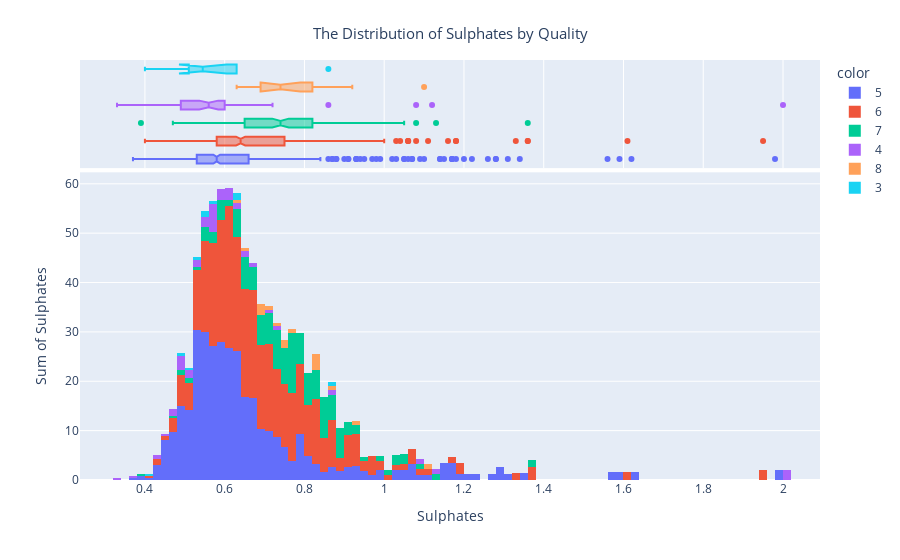

Notebook source saved alongside this figure:
### Code cell
fig = px.histogram(df['sulphates'], x="sulphates", y="sulphates", color=df['quality'], marginal="box")
fig.update_layout(yaxis_title='Sum of Sulphates', xaxis_title='Sulphates', title={'text': 'The Distribution of Sulphates by Quality','x': 0.5,'y': 0.95,'xanchor': 'center','yanchor': 'top','font': dict(size=15)})

### Figure 1 — Plotly figure (JSON) as saved in the notebook; plotly's stock layout.template omitted (floating-point values rounded to 4 significant figures; data arrays with more than 128 entries replaced by an {"elided": "..."} marker saying what was removed)
{"data": [{"alignmentgroup": "True", "bingroup": "x", "histfunc": "sum", "hovertemplate": "color=5<br>sulphates=%{x}<br>sum of sulphates=%{y}<extra></extra>", "legendgroup": "5", "marker": {"color": "#636efa", "pattern": {"shape": ""}}, "name": "5", "offsetgroup": "5", "orientation": "v", "showlegend": true, "type": "histogram", "x": {"elided": "577 float values"}, "xaxis": "x", "y": {"elided": "577 float values"}, "yaxis": "y"}, {"alignmentgroup": "True", "hovertemplate": "color=5<br>sulphates=%{x}<extra></extra>", "legendgroup": "5", "marker": {"color": "#636efa"}, "name": "5", "notched": true, "offsetgroup": "5", "showlegend": false, "type": "box", "x": {"elided": "577 float values"}, "xaxis": "x2", "yaxis": "y2"}, {"alignmentgroup": "True", "bingroup": "x", "histfunc": "sum", "hovertemplate": "color=6<br>sulphates=%{x}<br>sum of sulphates=%{y}<extra></extra>", "legendgroup": "6", "marker": {"color": "#EF553B", "pattern": {"shape": ""}}, "name": "6", "offsetgroup": "6", "orientation": "v", "showlegend": true, "type": "histogram", "x": {"elided": "535 float values"}, "xaxis": "x", "y": {"elided": "535 float values"}, "yaxis": "y"}, {"alignmentgroup": "True", "hovertemplate": "color=6<br>sulphates=%{x}<extra></extra>", "legendgroup": "6", "marker": {"color": "#EF553B"}, "name": "6", "notched": true, "offsetgroup": "6", "showlegend": false, "type": "box", "x": {"elided": "535 float values"}, "xaxis": "x2", "yaxis": "y2"}, {"alignmentgroup": "True", "bingroup": "x", "histfunc": "sum", "hovertemplate": "color=7<br>sulphates=%{x}<br>sum of sulphates=%{y}<extra></extra>", "legendgroup": "7", "marker": {"color": "#00cc96", "pattern": {"shape": ""}}, "name": "7", "offsetgroup": "7", "orientation": "v", "showlegend": true, "type": "histogram", "x": {"elided": "167 float values"}, "xaxis": "x", "y": {"elided": "167 float values"}, "yaxis": "y"}, {"alignmentgroup": "True", "hovertemplate": "color=7<br>sulphates=%{x}<extra></extra>", "legendgroup": "7", "marker": {"color": "#00cc96"}, "name": "7", "notched": true, "offsetgroup": "7", "showlegend": false, "type": "box", "x": {"elided": "167 float values"}, "xaxis": "x2", "yaxis": "y2"}, {"alignmentgroup": "True", "bingroup": "x", "histfunc": "sum", "hovertemplate": "color=4<br>sulphates=%{x}<br>sum of sulphates=%{y}<extra></extra>", "legendgroup": "4", "marker": {"color": "#ab63fa", "pattern": {"shape": ""}}, "name": "4", "offsetgroup": "4", "orientation": "v", "showlegend": true, "type": "histogram", "x": [0.5, 0.48, 0.51, 0.56, 0.53, 1.12, 0.48, 2, 1.08, 0.48, 0.33, 0.43, 0.57, 0.6, 0.72, 0.57, 0.56, 0.52, 0.47, 0.64, 0.58, 0.57, 0.7, 0.54, 0.6, 0.58, 0.55, 0.86, 0.54, 0.58, 0.59, 0.6, 0.62, 0.5, 0.44, 0.49, 0.56, 0.46, 0.56, 0.55, 0.46, 0.56, 0.49, 0.52, 0.48, 0.37, 0.67, 0.61, 0.57, 0.62, 0.57, 0.64, 0.43], "xaxis": "x", "y": [0.5, 0.48, 0.51, 0.56, 0.53, 1.12, 0.48, 2, 1.08, 0.48, 0.33, 0.43, 0.57, 0.6, 0.72, 0.57, 0.56, 0.52, 0.47, 0.64, 0.58, 0.57, 0.7, 0.54, 0.6, 0.58, 0.55, 0.86, 0.54, 0.58, 0.59, 0.6, 0.62, 0.5, 0.44, 0.49, 0.56, 0.46, 0.56, 0.55, 0.46, 0.56, 0.49, 0.52, 0.48, 0.37, 0.67, 0.61, 0.57, 0.62, 0.57, 0.64, 0.43], "yaxis": "y"}, {"alignmentgroup": "True", "hovertemplate": "color=4<br>sulphates=%{x}<extra></extra>", "legendgroup": "4", "marker": {"color": "#ab63fa"}, "name": "4", "notched": true, "offsetgroup": "4", "showlegend": false, "type": "box", "x": [0.5, 0.48, 0.51, 0.56, 0.53, 1.12, 0.48, 2, 1.08, 0.48, 0.33, 0.43, 0.57, 0.6, 0.72, 0.57, 0.56, 0.52, 0.47, 0.64, 0.58, 0.57, 0.7, 0.54, 0.6, 0.58, 0.55, 0.86, 0.54, 0.58, 0.59, 0.6, 0.62, 0.5, 0.44, 0.49, 0.56, 0.46, 0.56, 0.55, 0.46, 0.56, 0.49, 0.52, 0.48, 0.37, 0.67, 0.61, 0.57, 0.62, 0.57, 0.64, 0.43], "xaxis": "x2", "yaxis": "y2"}, {"alignmentgroup": "True", "bingroup": "x", "histfunc": "sum", "hovertemplate": "color=8<br>sulphates=%{x}<br>sum of sulphates=%{y}<extra></extra>", "legendgroup": "8", "marker": {"color": "#FFA15A", "pattern": {"shape": ""}}, "name": "8", "offsetgroup": "8", "orientation": "v", "showlegend": true, "type": "histogram", "x": [0.86, 0.82, 0.82, 0.82, 0.69, 0.92, 0.65, 0.74, 0.74, 0.69, 0.63, 0.72, 0.69, 0.82, 1.1, 0.76, 0.7], "xaxis": "x", "y": [0.86, 0.82, 0.82, 0.82, 0.69, 0.92, 0.65, 0.74, 0.74, 0.69, 0.63, 0.72, 0.69, 0.82, 1.1, 0.76, 0.7], "yaxis": "y"}, {"alignmentgroup": "True", "hovertemplate": "color=8<br>sulphates=%{x}<extra></extra>", "legendgroup": "8", "marker": {"color": "#FFA15A"}, "name": "8", "notched": true, "offsetgroup": "8", "showlegend": false, "type": "box", "x": [0.86, 0.82, 0.82, 0.82, 0.69, 0.92, 0.65, 0.74, 0.74, 0.69, 0.63, 0.72, 0.69, 0.82, 1.1, 0.76, 0.7], "xaxis": "x2", "yaxis": "y2"}, {"alignmentgroup": "True", "bingroup": "x", "histfunc": "sum", "hovertemplate": "color=3<br>sulphates=%{x}<br>sum of sulphates=%{y}<extra></extra>", "legendgroup": "3", "marker": {"color": "#19d3f3", "pattern": {"shape": ""}}, "name": "3", "offsetgroup": "3", "orientation": "v", "showlegend": true, "type": "histogram", "x": [0.57, 0.63, 0.54, 0.86, 0.49, 0.4, 0.51, 0.55, 0.52, 0.63], "xaxis": "x", "y": [0.57, 0.63, 0.54, 0.86, 0.49, 0.4, 0.51, 0.55, 0.52, 0.63], "yaxis": "y"}, {"alignmentgroup": "True", "hovertemplate": "color=3<br>sulphates=%{x}<extra></extra>", "legendgroup": "3", "marker": {"color": "#19d3f3"}, "name": "3", "notched": true, "offsetgroup": "3", "showlegend": false, "type": "box", "x": [0.57, 0.63, 0.54, 0.86, 0.49, 0.4, 0.51, 0.55, 0.52, 0.63], "xaxis": "x2", "yaxis": "y2"}], "layout": {"barmode": "relative", "legend": {"title": {"text": "color"}, "tracegroupgap": 0}, "margin": {"t": 60}, "title": {"font": {"size": 15}, "text": "The Distribution of Sulphates by Quality", "x": 0.5, "xanchor": "center", "y": 0.95, "yanchor": "top"}, "xaxis": {"anchor": "y", "domain": [0, 1], "title": {"text": "Sulphates"}}, "xaxis2": {"anchor": "y2", "domain": [0, 1], "matches": "x", "showgrid": true, "showticklabels": false}, "yaxis": {"anchor": "x", "domain": [0, 0.7326], "title": {"text": "Sum of Sulphates"}}, "yaxis2": {"anchor": "x2", "domain": [0.7426, 1], "matches": "y2", "showgrid": false, "showline": false, "showticklabels": false, "ticks": ""}}}
